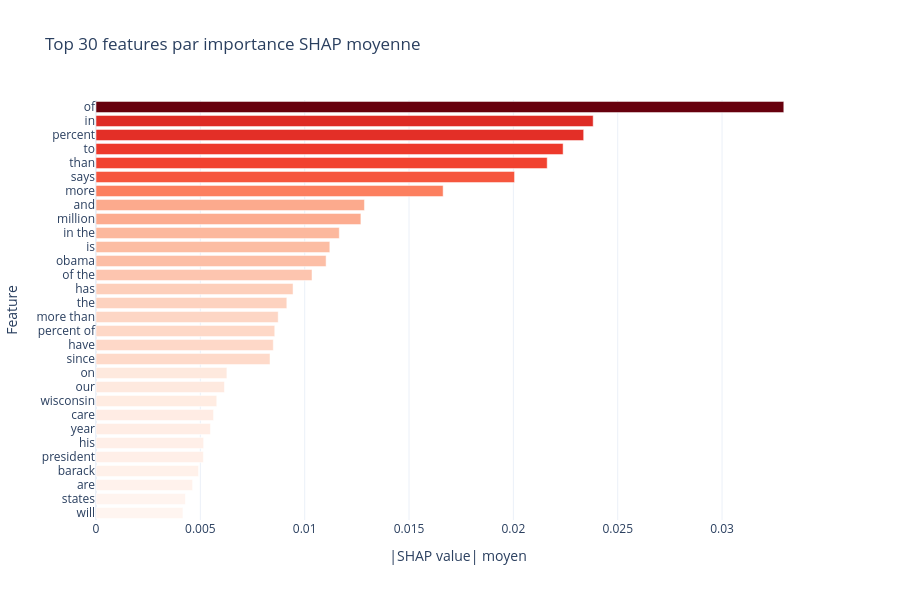

The notebook cell saved with this chart:
### Code cell
# Top features par importance SHAP moyenne absolue
mean_shap = np.abs(shap_values).mean(axis=0)

# Convertir sparse en array si necessaire
if hasattr(mean_shap, "A"):
    mean_shap = np.asarray(mean_shap).flatten()
else:
    mean_shap = np.asarray(mean_shap).flatten()

top_k = 30
top_idx = np.argsort(mean_shap)[-top_k:]

fig = px.bar(
    x=mean_shap[top_idx],
    y=feature_names[top_idx],
    orientation="h",
    title=f"Top {top_k} features par importance SHAP moyenne",
    labels={"x": "|SHAP value| moyen", "y": "Feature"},
    color=mean_shap[top_idx],
    color_continuous_scale="Reds",
)
fig.update_layout(template="plotly_white", height=600, coloraxis_showscale=False)
fig.show()

### Figure 1 — Plotly figure (JSON) as saved in the notebook; plotly's stock layout.template omitted (floating-point values rounded to 4 significant figures)
{"data": [{"hovertemplate": "|SHAP value| moyen=%{x}<br>Feature=%{y}<br>color=%{marker.color}<extra></extra>", "legendgroup": "", "marker": {"color": [0.004165, 0.004284, 0.004628, 0.004914, 0.005144, 0.005156, 0.005482, 0.005632, 0.005786, 0.006154, 0.006272, 0.008339, 0.008496, 0.008565, 0.008731, 0.009144, 0.009442, 0.01035, 0.01103, 0.0112, 0.01166, 0.01269, 0.01286, 0.01663, 0.02006, 0.02162, 0.02238, 0.02337, 0.02382, 0.03296], "coloraxis": "coloraxis", "pattern": {"shape": ""}}, "name": "", "orientation": "h", "showlegend": false, "textposition": "auto", "type": "bar", "x": [0.004165, 0.004284, 0.004628, 0.004914, 0.005144, 0.005156, 0.005482, 0.005632, 0.005786, 0.006154, 0.006272, 0.008339, 0.008496, 0.008565, 0.008731, 0.009144, 0.009442, 0.01035, 0.01103, 0.0112, 0.01166, 0.01269, 0.01286, 0.01663, 0.02006, 0.02162, 0.02238, 0.02337, 0.02382, 0.03296], "xaxis": "x", "y": ["will", "states", "are", "barack", "president", "his", "year", "care", "wisconsin", "our", "on", "since", "have", "percent of", "more than", "the", "has", "of the", "obama", "is", "in the", "million", "and", "more", "says", "than", "to", "percent", "in", "of"], "yaxis": "y"}], "layout": {"barmode": "relative", "coloraxis": {"colorbar": {"title": {"text": "color"}}, "colorscale": [[0, "rgb(255,245,240)"], [0.125, "rgb(254,224,210)"], [0.25, "rgb(252,187,161)"], [0.375, "rgb(252,146,114)"], [0.5, "rgb(251,106,74)"], [0.625, "rgb(239,59,44)"], [0.75, "rgb(203,24,29)"], [0.875, "rgb(165,15,21)"], [1, "rgb(103,0,13)"]], "showscale": false}, "height": 600, "legend": {"tracegroupgap": 0}, "title": {"text": "Top 30 features par importance SHAP moyenne"}, "xaxis": {"anchor": "y", "domain": [0, 1], "title": {"text": "|SHAP value| moyen"}}, "yaxis": {"anchor": "x", "domain": [0, 1], "title": {"text": "Feature"}}}}
